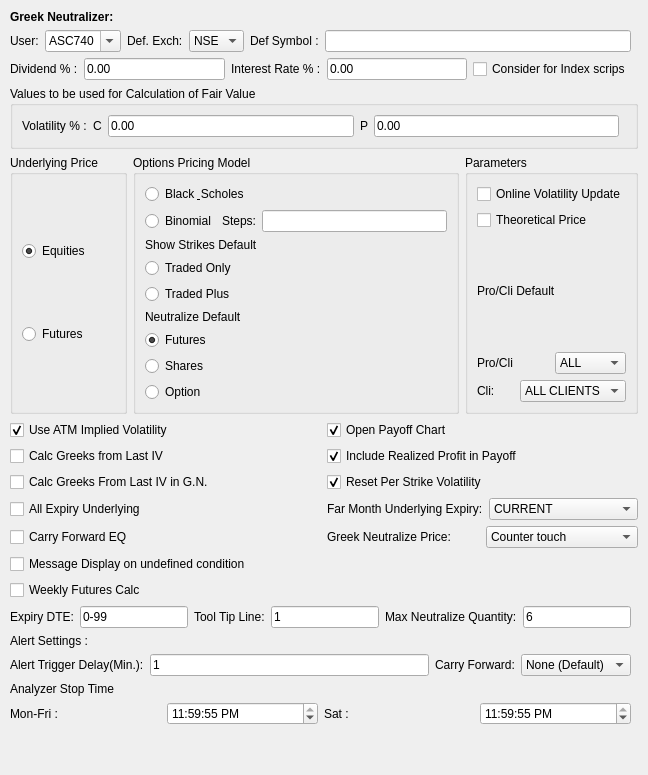
     <widget class="QWidget" name="tabDerivatives">
      <attribute name="title"><string>Derivatives</string></attribute>
      <layout class="QVBoxLayout" name="verticalLayout_derivatives">
       <property name="spacing"><number>6</number></property>
       <property name="margin"><number>10</number></property>
       
       <!-- Greek Neutralizer Section -->
       <item>
        <widget class="QLabel" name="label_greekNeutralizer">
         <property name="text"><string>Greek Neutralizer:</string></property>
         <property name="font"><font><weight>75</weight><bold>true</bold></font></property>
        </widget>
       </item>
       
       <!-- Top Row: User, Def Exch, Def Symbol, Dividend, Interest Rate -->
       <item>
        <layout class="QHBoxLayout" name="horizontalLayout_derivativesTop">
         <item>
          <widget class="QLabel" name="label_userDerivatives">
           <property name="text"><string>User:</string></property>
          </widget>
         </item>
         <item>
          <widget class="QComboBox" name="comboBox_userDerivatives">
           <property name="editable"><bool>true</bool></property>
           <item><property name="text"><string>ASC740</string></property></item>
          </widget>
         </item>
         <item>
          <widget class="QLabel" name="label_defExch">
           <property name="text"><string>Def. Exch:</string></property>
          </widget>
         </item>
         <item>
          <widget class="QComboBox" name="comboBox_defExch">
           <item><property name="text"><string>NSE</string></property></item>
           <item><property name="text"><string>BSE</string></property></item>
          </widget>
         </item>
         <item>
          <widget class="QLabel" name="label_defSymbol">
           <property name="text"><string>Def Symbol :</string></property>
          </widget>
         </item>
         <item>
          <widget class="QLineEdit" name="lineEdit_defSymbol">
           <property name="maximumWidth"><number>150</number></property>
          </widget>
         </item>
         <item><spacer name="horizontalSpacer_deriv1"><property name="orientation"><enum>Qt::Horizontal</enum></property></spacer></item>
        </layout>
       </item>
       
       <!-- Second Row: Dividend, Interest Rate, Consider for Index -->
       <item>
        <layout class="QHBoxLayout" name="horizontalLayout_derivativesSecond">
         <item>
          <widget class="QLabel" name="label_dividendPercent">
           <property name="text"><string>Dividend % :</string></property>
          </widget>
         </item>
         <item>
          <widget class="QLineEdit" name="lineEdit_dividendPercent">
           <property name="text"><string>0.00</string></property>
           <property name="maximumWidth"><number>80</number></property>
          </widget>
         </item>
         <item>
          <widget class="QLabel" name="label_interestRate">
           <property name="text"><string>Interest Rate % :</string></property>
          </widget>
         </item>
         <item>
          <widget class="QLineEdit" name="lineEdit_interestRate">
           <property name="text"><string>0.00</string></property>
           <property name="maximumWidth"><number>80</number></property>
          </widget>
         </item>
         <item>
          <widget class="QCheckBox" name="checkBox_considerForIndex">
           <property name="text"><string>Consider for Index scrips</string></property>
          </widget>
         </item>
         <item><spacer name="horizontalSpacer_deriv2"><property name="orientation"><enum>Qt::Horizontal</enum></property></spacer></item>
        </layout>
       </item>
       
       <!-- Values to be used for Calculation of Fair Value -->
       <item>
        <widget class="QGroupBox" name="groupBox_fairValue">
         <property name="title"><string>Values to be used for Calculation of Fair Value</string></property>
         <layout class="QHBoxLayout" name="horizontalLayout_fairValue">
          <item>
           <widget class="QLabel" name="label_volatilityPercent">
            <property name="text"><string>Volatility % :</string></property>
           </widget>
          </item>
          <item>
           <widget class="QLabel" name="label_c">
            <property name="text"><string>C</string></property>
           </widget>
          </item>
          <item>
           <widget class="QLineEdit" name="lineEdit_volatilityC">
            <property name="text"><string>0.00</string></property>
            <property name="maximumWidth"><number>80</number></property>
           </widget>
          </item>
          <item>
           <widget class="QLabel" name="label_p">
            <property name="text"><string>P</string></property>
           </widget>
          </item>
          <item>
           <widget class="QLineEdit" name="lineEdit_volatilityP">
            <property name="text"><string>0.00</string></property>
            <property name="maximumWidth"><number>80</number></property>
           </widget>
          </item>
          <item><spacer name="horizontalSpacer_deriv3"><property name="orientation"><enum>Qt::Horizontal</enum></property></spacer></item>
         </layout>
        </widget>
       </item>
       
       <!-- Three Column Section: Underlying Price, Options Pricing Model, Parameters -->
       <item>
        <layout class="QHBoxLayout" name="horizontalLayout_threeColumns">
         <!-- Underlying Price -->
         <item>
          <widget class="QGroupBox" name="groupBox_underlyingPrice">
           <property name="title"><string>Underlying Price</string></property>
           <layout class="QVBoxLayout" name="verticalLayout_underlyingPrice">
            <item>
             <widget class="QRadioButton" name="radioButton_equities">
              <property name="text"><string>Equities</string></property>
              <property name="checked"><bool>true</bool></property>
             </widget>
            </item>
            <item>
             <widget class="QRadioButton" name="radioButton_futures">
              <property name="text"><string>Futures</string></property>
             </widget>
            </item>
           </layout>
          </widget>
         </item>
         
         <!-- Options Pricing Model -->
         <item>
          <widget class="QGroupBox" name="groupBox_optionsPricing">
           <property name="title"><string>Options Pricing Model</string></property>
           <layout class="QVBoxLayout" name="verticalLayout_optionsPricing">
            <item>
             <widget class="QRadioButton" name="radioButton_blackScholes">
              <property name="text"><string>Black &amp; Scholes</string></property>
              <property name="checked"><bool>true</bool></property>
             </widget>
            </item>
            <item>
             <layout class="QHBoxLayout" name="horizontalLayout_binomial">
              <item>
               <widget class="QRadioButton" name="radioButton_binomial">
                <property name="text"><string>Binomial</string></property>
               </widget>
              </item>
              <item>
               <widget class="QLabel" name="label_steps">
                <property name="text"><string>Steps:</string></property>
               </widget>
              </item>
              <item>
               <widget class="QLineEdit" name="lineEdit_binomialSteps">
                <property name="maximumWidth"><number>60</number></property>
               </widget>
              </item>
             </layout>
            </item>
            <item>
             <widget class="QLabel" name="label_showStrikesDefault">
              <property name="text"><string>Show Strikes Default</string></property>
             </widget>
            </item>
            <item>
             <widget class="QRadioButton" name="radioButton_tradedOnly">
              <property name="text"><string>Traded Only</string></property>
             </widget>
            </item>
            <item>
             <widget class="QRadioButton" name="radioButton_tradedPlus">
              <property name="text"><string>Traded Plus</string></property>
             </widget>
            </item>
            <item>
             <widget class="QLabel" name="label_neutralizeDefault">
              <property name="text"><string>Neutralize Default</string></property>
             </widget>
            </item>
            <item>
             <widget class="QRadioButton" name="radioButton_futuresNeutral">
              <property name="text"><string>Futures</string></property>
              <property name="checked"><bool>true</bool></property>
             </widget>
            </item>
            <item>
             <widget class="QRadioButton" name="radioButton_sharesNeutral">
              <property name="text"><string>Shares</string></property>
             </widget>
            </item>
            <item>
             <widget class="QRadioButton" name="radioButton_optionNeutral">
              <property name="text"><string>Option</string></property>
             </widget>
            </item>
           </layout>
          </widget>
         </item>
         
         <!-- Parameters -->
         <item>
          <widget class="QGroupBox" name="groupBox_parameters">
           <property name="title"><string>Parameters</string></property>
           <layout class="QVBoxLayout" name="verticalLayout_parameters">
            <item>
             <widget class="QCheckBox" name="checkBox_onlineVolatilityUpdate">
              <property name="text"><string>Online Volatility Update</string></property>
             </widget>
            </item>
            <item>
             <widget class="QCheckBox" name="checkBox_theoreticalPrice">
              <property name="text"><string>Theoretical Price</string></property>
             </widget>
            </item>
            <item>
             <widget class="QLabel" name="label_proCliDefaultDeriv">
              <property name="text"><string>Pro/Cli Default</string></property>
             </widget>
            </item>
            <item>
             <layout class="QHBoxLayout" name="horizontalLayout_proCliDeriv">
              <item>
               <widget class="QLabel" name="label_proCli">
                <property name="text"><string>Pro/Cli</string></property>
               </widget>
              </item>
              <item>
               <widget class="QComboBox" name="comboBox_proCliDeriv">
                <item><property name="text"><string>ALL</string></property></item>
                <item><property name="text"><string>PRO</string></property></item>
                <item><property name="text"><string>CLI</string></property></item>
               </widget>
              </item>
             </layout>
            </item>
            <item>
             <layout class="QHBoxLayout" name="horizontalLayout_cliDeriv">
              <item>
               <widget class="QLabel" name="label_cli">
                <property name="text"><string>Cli:</string></property>
               </widget>
              </item>
              <item>
               <widget class="QComboBox" name="comboBox_cliDeriv">
                <item><property name="text"><string>ALL CLIENTS</string></property></item>
               </widget>
              </item>
             </layout>
            </item>
           </layout>
          </widget>
         </item>
        </layout>
       </item>
       
       <!-- Checkboxes Grid Section -->
       <item>
        <layout class="QGridLayout" name="gridLayout_derivativesOptions">
         <item row="0" column="0">
          <widget class="QCheckBox" name="checkBox_useATMImplied">
           <property name="text"><string>Use ATM Implied Volatility</string></property>
           <property name="checked"><bool>true</bool></property>
          </widget>
         </item>
         <item row="0" column="1">
          <widget class="QCheckBox" name="checkBox_openPayoffChart">
           <property name="text"><string>Open Payoff Chart</string></property>
           <property name="checked"><bool>true</bool></property>
          </widget>
         </item>
         <item row="1" column="0">
          <widget class="QCheckBox" name="checkBox_calcGreeksFromLast">
           <property name="text"><string>Calc Greeks from Last IV</string></property>
          </widget>
         </item>
         <item row="1" column="1">
          <widget class="QCheckBox" name="checkBox_includeRealizedProfit">
           <property name="text"><string>Include Realized Profit in Payoff</string></property>
           <property name="checked"><bool>true</bool></property>
          </widget>
         </item>
         <item row="2" column="0">
          <widget class="QCheckBox" name="checkBox_calcGreeksFromLastGN">
           <property name="text"><string>Calc Greeks From Last IV in G.N.</string></property>
          </widget>
         </item>
         <item row="2" column="1">
          <widget class="QCheckBox" name="checkBox_resetPerStrike">
           <property name="text"><string>Reset Per Strike Volatility</string></property>
           <property name="checked"><bool>true</bool></property>
          </widget>
         </item>
         <item row="3" column="0">
          <widget class="QCheckBox" name="checkBox_allExpiryUnderlying">
           <property name="text"><string>All Expiry Underlying</string></property>
          </widget>
         </item>
         <item row="3" column="1">
          <layout class="QHBoxLayout" name="horizontalLayout_farMonth">
           <item>
            <widget class="QLabel" name="label_farMonth">
             <property name="text"><string>Far Month Underlying Expiry:</string></property>
            </widget>
           </item>
           <item>
            <widget class="QComboBox" name="comboBox_farMonth">
             <item><property name="text"><string>CURRENT</string></property></item>
            </widget>
           </item>
          </layout>
         </item>
         <item row="4" column="0">
          <widget class="QCheckBox" name="checkBox_carryForwardEQ">
           <property name="text"><string>Carry Forward EQ</string></property>
          </widget>
         </item>
         <item row="4" column="1">
          <layout class="QHBoxLayout" name="horizontalLayout_greekNeutral">
           <item>
            <widget class="QLabel" name="label_greekNeutralPrice">
             <property name="text"><string>Greek Neutralize Price:</string></property>
            </widget>
           </item>
           <item>
            <widget class="QComboBox" name="comboBox_greekNeutralPrice">
             <item><property name="text"><string>Counter touch</string></property></item>
            </widget>
           </item>
          </layout>
         </item>
         <item row="5" column="0">
          <widget class="QCheckBox" name="checkBox_messageDisplayUndefined">
           <property name="text"><string>Message Display on undefined condition</string></property>
          </widget>
         </item>
         <item row="6" column="0">
          <widget class="QCheckBox" name="checkBox_weeklyFuturesCalc">
           <property name="text"><string>Weekly Futures Calc</string></property>
          </widget>
         </item>
        </layout>
       </item>
       
       <!-- Expiry DTE, Tool Tip, Max Neutralize -->
       <item>
        <layout class="QHBoxLayout" name="horizontalLayout_expirySettings">
         <item>
          <widget class="QLabel" name="label_expiryDTE">
           <property name="text"><string>Expiry DTE:</string></property>
          </widget>
         </item>
         <item>
          <widget class="QLineEdit" name="lineEdit_expiryDTE">
           <property name="text"><string>0-99</string></property>
           <property name="maximumWidth"><number>80</number></property>
          </widget>
         </item>
         <item>
          <widget class="QLabel" name="label_toolTipLine">
           <property name="text"><string>Tool Tip Line:</string></property>
          </widget>
         </item>
         <item>
          <widget class="QLineEdit" name="lineEdit_toolTipLine">
           <property name="text"><string>1</string></property>
           <property name="maximumWidth"><number>60</number></property>
          </widget>
         </item>
         <item>
          <widget class="QLabel" name="label_maxNeutralizeQty">
           <property name="text"><string>Max Neutralize Quantity:</string></property>
          </widget>
         </item>
         <item>
          <widget class="QLineEdit" name="lineEdit_maxNeutralizeQty">
           <property name="text"><string>6</string></property>
           <property name="maximumWidth"><number>60</number></property>
          </widget>
         </item>
         <item><spacer name="horizontalSpacer_deriv4"><property name="orientation"><enum>Qt::Horizontal</enum></property></spacer></item>
        </layout>
       </item>
       
       <!-- Alert Settings -->
       <item>
        <widget class="QLabel" name="label_alertSettingsTitle">
         <property name="text"><string>Alert Settings :</string></property>
        </widget>
       </item>
       <item>
        <layout class="QHBoxLayout" name="horizontalLayout_alertSettings">
         <item>
          <widget class="QLabel" name="label_alertTriggerDelay">
           <property name="text"><string>Alert Trigger Delay(Min.):</string></property>
          </widget>
         </item>
         <item>
          <widget class="QLineEdit" name="lineEdit_alertTriggerDelay">
           <property name="text"><string>1</string></property>
           <property name="maximumWidth"><number>60</number></property>
          </widget>
         </item>
         <item>
          <widget class="QLabel" name="label_carryForward">
           <property name="text"><string>Carry Forward:</string></property>
          </widget>
         </item>
         <item>
          <widget class="QComboBox" name="comboBox_carryForward">
           <item><property name="text"><string>None (Default)</string></property></item>
          </widget>
         </item>
         <item><spacer name="horizontalSpacer_deriv5"><property name="orientation"><enum>Qt::Horizontal</enum></property></spacer></item>
        </layout>
       </item>
       
       <!-- Analyzer Stop Time -->
       <item>
        <widget class="QLabel" name="label_analyzerStopTime">
         <property name="text"><string>Analyzer Stop Time</string></property>
        </widget>
       </item>
       <item>
        <layout class="QHBoxLayout" name="horizontalLayout_analyzerTime">
         <item>
          <widget class="QLabel" name="label_monFri">
           <property name="text"><string>Mon-Fri :</string></property>
          </widget>
         </item>
         <item>
          <widget class="QTimeEdit" name="timeEdit_monFri">
           <property name="displayFormat"><string>hh:mm:ss AP</string></property>
           <property name="time"><time><hour>23</hour><minute>59</minute><second>55</second></time></property>
          </widget>
         </item>
         <item>
          <widget class="QLabel" name="label_sat">
           <property name="text"><string>Sat :</string></property>
          </widget>
         </item>
         <item>
          <widget class="QTimeEdit" name="timeEdit_sat">
           <property name="displayFormat"><string>hh:mm:ss AP</string></property>
           <property name="time"><time><hour>23</hour><minute>59</minute><second>55</second></time></property>
          </widget>
         </item>
         <item><spacer name="horizontalSpacer_deriv6"><property name="orientation"><enum>Qt::Horizontal</enum></property></spacer></item>
        </layout>
       </item>
       
       <item>
        <spacer name="verticalSpacer_derivatives">
         <property name="orientation"><enum>Qt::Vertical</enum></property>
         <property name="sizeHint"><size><width>20</width><height>40</height></size></property>
        </spacer>
       </item>
      </layout>
     </widget>
